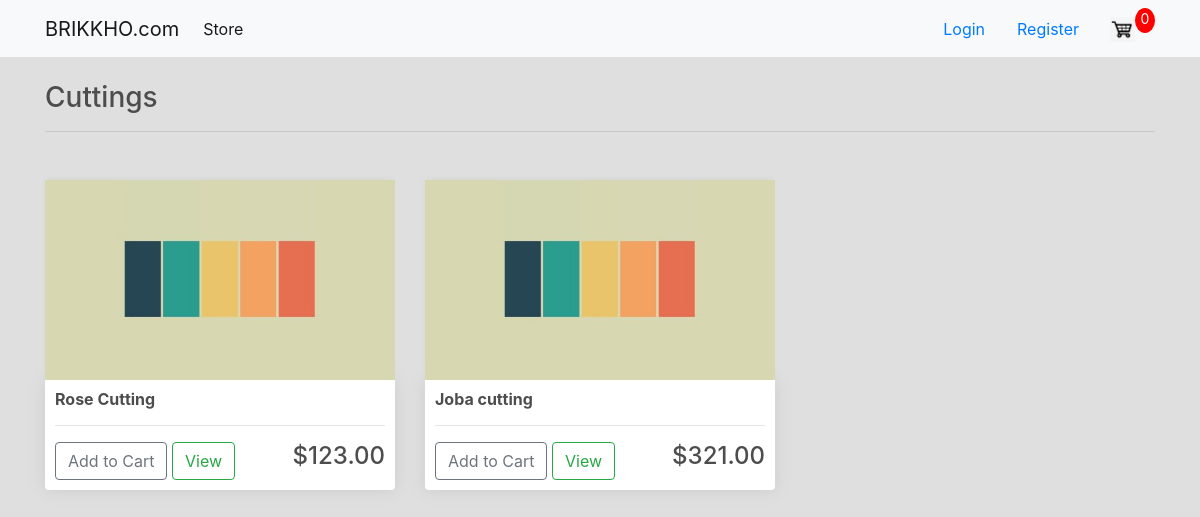
/cuttings/, run on the app's committed database.
### store/models.py (models this page shows, shortened)
class Product(models.Model):
    name = models.CharField(max_length=256, null=True)
    price = models.FloatField()
    digital = models.BooleanField(default=False, null=True, blank=False)
    image = models.ImageField(null=True, blank=True)
    product_id = models.CharField(max_length=7, null=True)
    @property
    def imageURL(self):
        try:
            url = self.image.url
        except:
            url = ''
        return url

### store/views.py (the view)
# urls.py: path('cuttings/', views.cuttings, name='cuttings'),
def cuttings(request):
    data = cartData(request)
    cartItems = data['cartItems']
    products = Product.objects.all()
    context = {
        'products': products,
        'cartItems': cartItems,
    }
    return render(request, 'store/cuttings.html', context)

### store/utils.py (called while the page is built, shortened)
def cookieCart(request):
	try:
		cart = json.loads(request.COOKIES['cart'])
	except:
		cart = {}
		print('CART:', cart)
	items = []
	order = {'get_cart_total':0, 'get_cart_items':0, 'shipping':False}
	cartItems = order['get_cart_items']
	return {
        'cartItems': cartItems,
        'order': order,
        'items' :items
    }

def cartData(request):
    if request.user.is_authenticated:
        customer = request.user.customer
        order, created = Order.objects.get_or_create(customer=customer, complete=False)
        items = order.orderitem_set.all()
        cartItems = order.get_cart_items
    else:
        cookieDate = cookieCart(request)
        cartItems = cookieDate['cartItems']
        order = cookieDate['order']
        items = cookieDate['items']
    return {
        'cartItems': cartItems,
        'order': order,
        'items' :items
    }

### store/templates/store/cuttings.html
{% extends 'store/base.html' %}
{% load static %}
{% block content %}
    <h3>Cuttings</h3>
    <hr>
    <div class="row">
        {% for product in products %}
            {% if product.product_id == 'Ct' %}
                <div class="col-lg-4" style="margin-top: 2rem;">
                    <img class="thumbnail" src="{{ product.imageURL }}" alt="">
                    <div class="box-element product">
                        <h6><strong>{{ product.name }}</strong></h6>
                        <hr>
                        <button data-product="{{ product.id }}" data-action="add" class="btn btn-outline-secondary add-btn update-cart">
                            Add to Cart
                        </button>
                        <a class="btn btn-outline-success" href="#">View</a>
                        <h4 style="display: inline-block; float: right;">${{ product.price|floatformat:2 }}</h4>
                    </div>
                </div>
            {% endif %}
        {% endfor %}
    </div>
{% endblock content %}

### static/css/main.css (style rules this page uses)
body { background-color: #dfdfdf; }
h1,h2,h3,h4,h5,h6 { color:hsl(0, 0%, 30%); }
.box-element { box-shadow:hsl(0, 0%, 80%) 0 0 16px; background-color: #fff; border-radius: 4px; padding: 10px; }
.thumbnail { width: 100%; height: 200px; -webkit-box-shadow: -1px -3px 5px -2px rgba(214,214,214,1); -moz-box-shadow: -1px -3px 5px -2px rgba(214,214,214,1); box-shadow: -1px -3px 5px -2px rgba(214,214,214,1); }
.product { border-radius: 0 0 4px 4px; }
.col-lg-4, .col-lg-6, .col-lg-8, .col-lg-12 { margin-top: 10px; }

### data on the page
Product: imageURL (placeholder picture), name "Rose Cutting", price "123.00"
Product: imageURL (placeholder picture), name "Joba cutting", price "321.00"

### other printed values
{{ cartItems }} "0"
